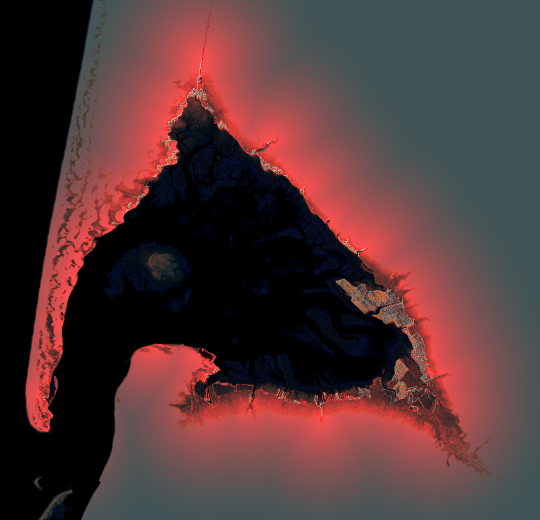
%> input picture visu1.png, 1080 x 1040 px (shown at 1/2 size)
$ octave --eval "visu1;"   (GNU Octave 9; MATLAB toolbox functions it lacks are replaced by stand-ins)
%> lines starting %> are read from the running program, lines starting %| are printed output that depends on the picture

%====================================
% [] = visu1()
%------------------------------------
% Visualisation polar log
%------------------------------------
% Laman - 20/02/2026 - 13:30
%====================================

function [] = visu1()

pkg load image;          % Lib Image !

f = imread('visu1.png'); % vue d'ensemble
%> f is the input picture: size 1040x1080x3 uint8; mean R, G, B 82, 54.2, 55.2
[h,w,~] = size(f);
%> h = 1040; w = 1080
f(1,:,3) = 255;
f(h,:,3) = 255;
f(:,1,3) = 255;
f(:,w,3) = 255;
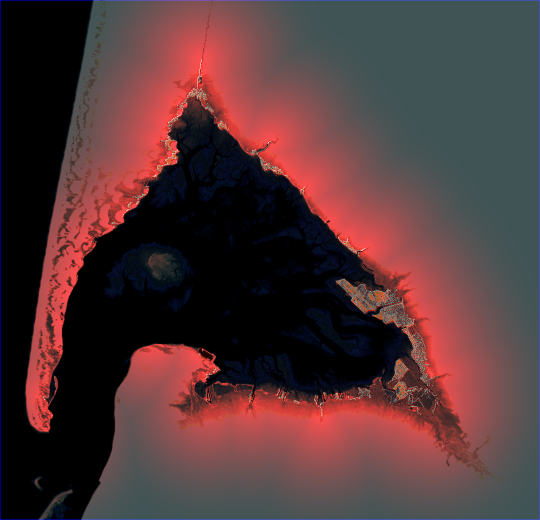
%> f: size 1040x1080x3 uint8 (shown at 1/2 size); mean R, G, B 82, 54.2, 56
F = double(f);
F = (F(1:2:end,:,:)+F(2:2:end,:,:))/2;
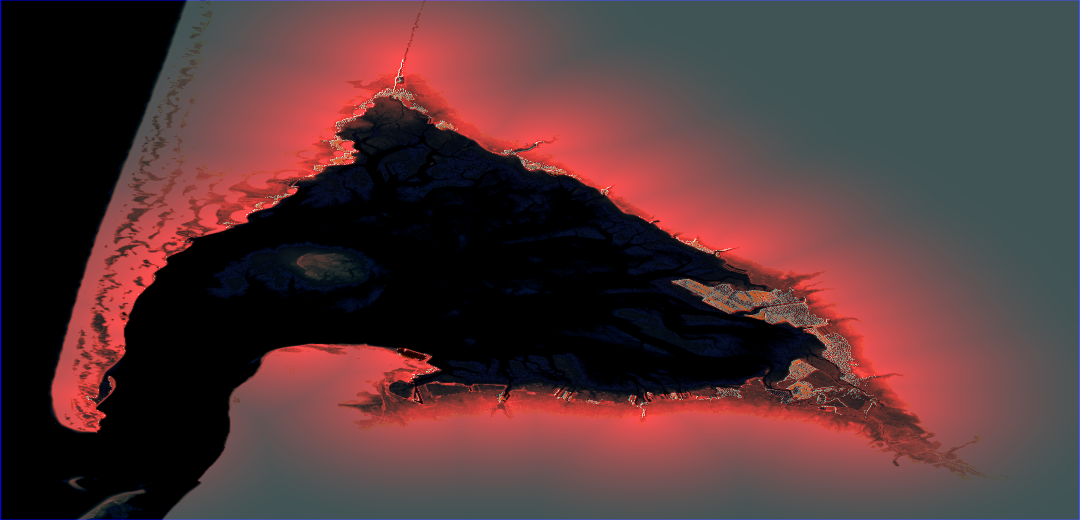
%> F: size 520x1080x3 double; mean R, G, B 82, 54.2, 56
F = (F(:,1:2:end,:)+F(:,2:2:end,:))/2;
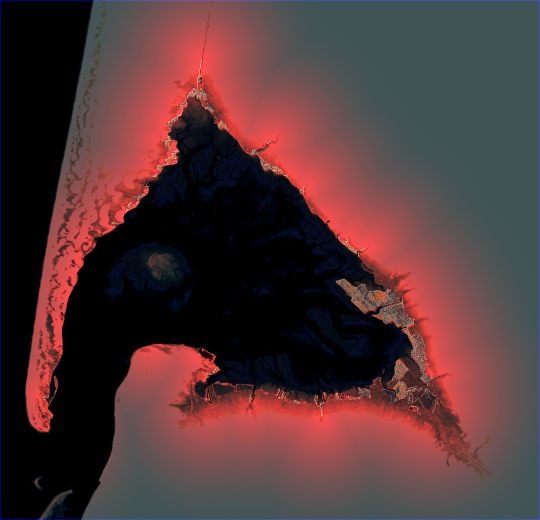
%> F: size 520x540x3 double; mean R, G, B 82, 54.2, 56
F = uint8(F);
%> F: size 520x540x3 uint8
hs = h/2;
%> hs = 520
ws = w/2;
%> ws = 540
wt = 1200;
hr = 120;
G = zeros(hs-hr,wt,3);   % fenetre pol-log
J = zeros(hr,wt,3);      % BIDOUILLE ???
J(:,:,3) = 128;
r = 1:(hs-hr);
%> r = 400 values from 1 to 400
t = 2*pi*(1:wt)/wt;
[t,r] = meshgrid(t,r);   % coordonnees
a = 100;                 % x0
b = 160;                 % y0
c = 960;                 % r0
d = 0;                   % t0

yr = (1:hr) - (hr/2);
yr = flip(repmat(4*yr'+c,[1,wt]),1);
R0 = c*ones(1,wt);
J(:,:,2) = 128*double(yr<R0);
J(:,:,2) = J(:,:,2)-imerode(J(:,:,2),ones(3))/2;

c = repmat(R0,[hs-hr,1]);
x = 4*exp(4*(r+c)/h).*cos(t) + 2*a;
y = 4*exp(4*(r+c)/h).*sin(t) + 2*b;
x = min(max(round(x),1),w);
y = min(max(round(y),1),h);
u = sub2ind([h,w],y,x);
G(:,:,1) = f(:,:,1)(u);
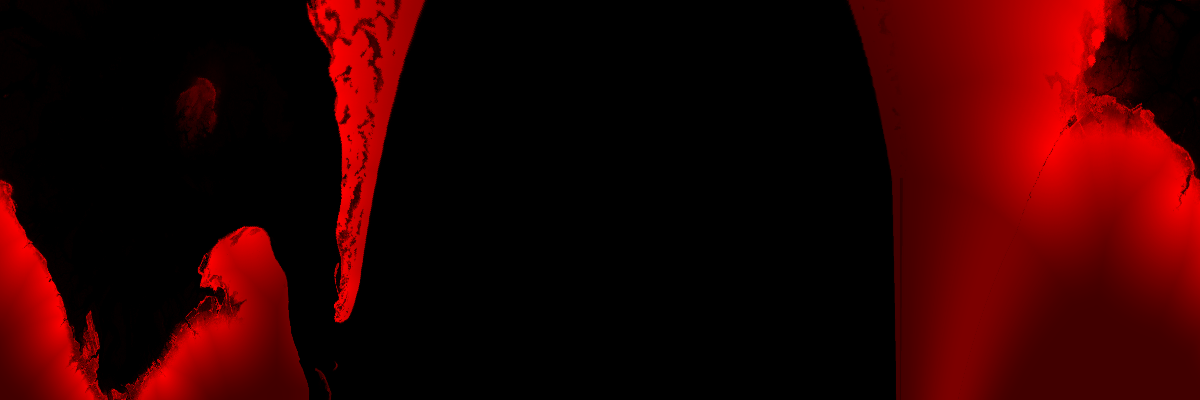
%> G: size 400x1200x3 double; mean R, G, B 46, 0, 0
G(:,:,2) = f(:,:,2)(u);
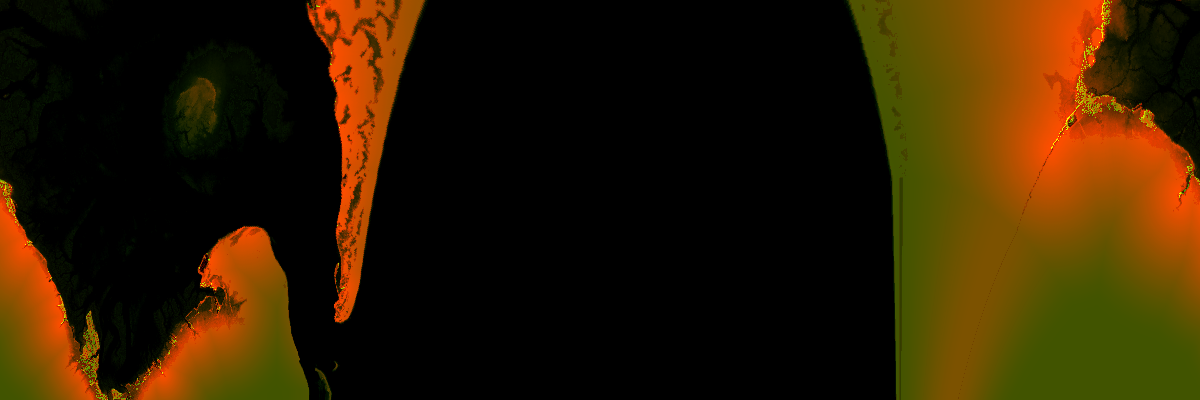
%> G: size 400x1200x3 double; mean R, G, B 46, 28, 0
G(:,:,3) = f(:,:,3)(u);
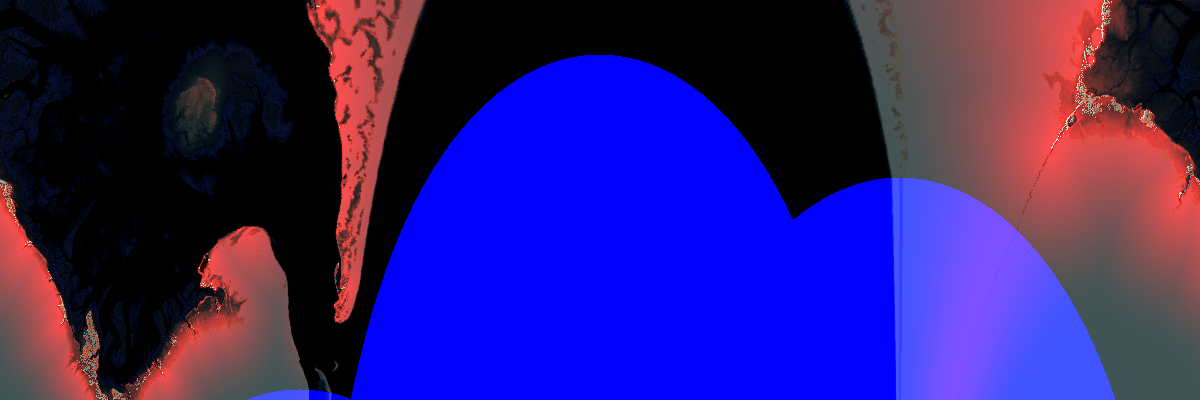
%> G: size 400x1200x3 double; mean R, G, B 46, 28, 116.7
H = F;
H((b-3):(b+3),(a-3):(a+3),1) = uint8(255*ones(7));
%> H: size 520x540x3 uint8; mean R, G, B 82.1, 54.3, 56; mean of the top-left, top-right, bottom-left and bottom-right quarters 54.6, 82.7, 43.2, 76.1
H((b-3):(b+3),(a-3):(a+3),2) = uint8(zeros(7));
H((b-3):(b+3),(a-3):(a+3),3) = uint8(255*ones(7));
%> H: size 520x540x3 uint8; mean R, G, B 82.1, 54.3, 56.1
ad = round(a + 9*cos(t(1,end)));
%> ad = 109
bd = round(b + 9*sin(t(1,end)));
%> bd = 160
H((bd-2):(bd+2),(ad-2):(ad+2),1) = uint8(255*ones(5));
%> H: size 520x540x3 uint8; mean R, G, B 82.2, 54.3, 56.1
H((bd-2):(bd+2),(ad-2):(ad+2),2) = uint8(zeros(5));
H((bd-2):(bd+2),(ad-2):(ad+2),3) = uint8(255*ones(5));
ad = round(a + 17*cos(t(1,end)));
%> ad = 117
bd = round(b + 17*sin(t(1,end)));
H((bd-1):(bd+1),(ad-1):(ad+1),1) = uint8(255*ones(3));
H((bd-1):(bd+1),(ad-1):(ad+1),2) = uint8(zeros(3));
H((bd-1):(bd+1),(ad-1):(ad+1),3) = uint8(255*ones(3));
imshow([uint8([flip(G,1);J]),H]);
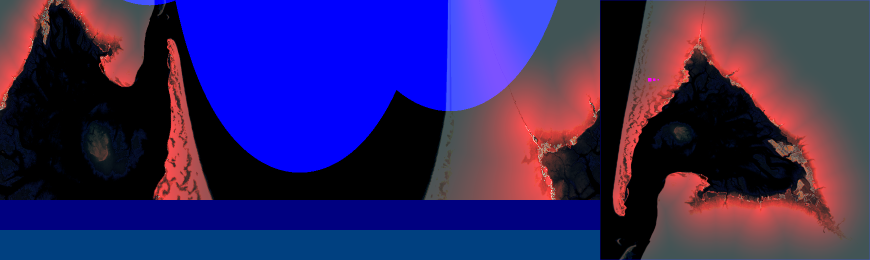
%> displayed picture: size 520x1740x3, on the screen's scale of 0 to 255 (shown at 1/2 size); mean R, G, B 49.9, 36.8, 99.7
title('Just press Esc to quit ;-)');

z = 0;
l = 12; % lissage

while z ~= 27
%> (the run ends here)
